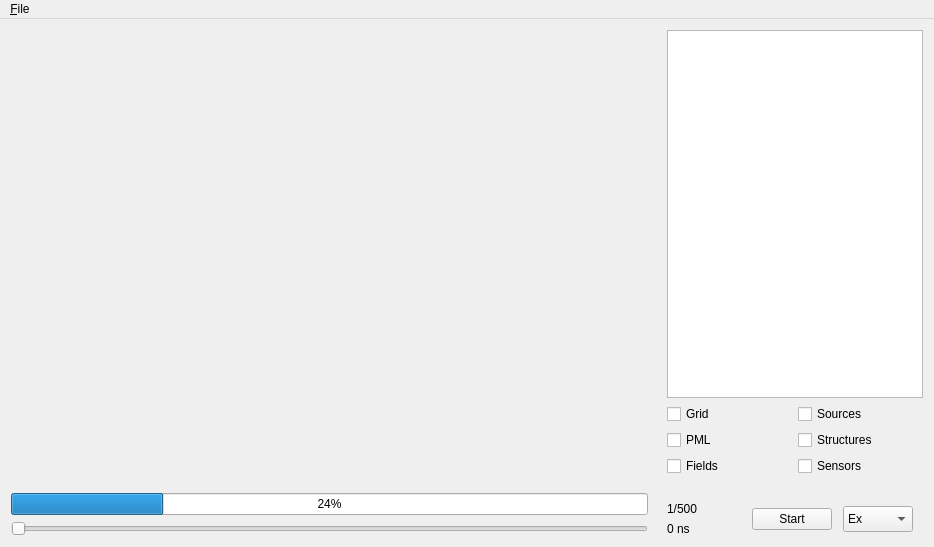
<?xml version="1.0" encoding="UTF-8"?>
<ui version="4.0">
 <class>FDTD</class>
 <widget class="QMainWindow" name="FDTD">
  <property name="geometry">
   <rect>
    <x>0</x>
    <y>0</y>
    <width>934</width>
    <height>547</height>
   </rect>
  </property>
  <property name="windowTitle">
   <string>FDTD</string>
  </property>
  <widget class="QWidget" name="centralWidget">
   <layout class="QHBoxLayout" name="horizontalLayout_4">
    <item>
     <layout class="QHBoxLayout" name="horizontalLayout_3">
      <item>
       <layout class="QVBoxLayout" name="verticalLayout_2">
        <item>
         <widget class="QCustomPlot" name="customPlot" native="true">
          <property name="minimumSize">
           <size>
            <width>200</width>
            <height>100</height>
           </size>
          </property>
         </widget>
        </item>
        <item>
         <widget class="QProgressBar" name="progressBar">
          <property name="value">
           <number>24</number>
          </property>
         </widget>
        </item>
        <item>
         <widget class="QSlider" name="frameSlider">
          <property name="enabled">
           <bool>true</bool>
          </property>
          <property name="orientation">
           <enum>Qt::Horizontal</enum>
          </property>
         </widget>
        </item>
       </layout>
      </item>
      <item>
       <spacer name="horizontalSpacer_3">
        <property name="orientation">
         <enum>Qt::Horizontal</enum>
        </property>
        <property name="sizeType">
         <enum>QSizePolicy::Fixed</enum>
        </property>
        <property name="sizeHint" stdset="0">
         <size>
          <width>13</width>
          <height>20</height>
         </size>
        </property>
       </spacer>
      </item>
      <item>
       <layout class="QVBoxLayout" name="verticalLayout_6">
        <item>
         <layout class="QVBoxLayout" name="verticalLayout_4">
          <item>
           <widget class="QTreeView" name="GridObjects">
            <property name="sizePolicy">
             <sizepolicy hsizetype="Fixed" vsizetype="Expanding">
              <horstretch>0</horstretch>
              <verstretch>0</verstretch>
             </sizepolicy>
            </property>
            <property name="minimumSize">
             <size>
              <width>0</width>
              <height>100</height>
             </size>
            </property>
           </widget>
          </item>
          <item>
           <layout class="QHBoxLayout" name="horizontalLayout_2">
            <item>
             <layout class="QVBoxLayout" name="verticalLayout_3">
              <item>
               <widget class="QCheckBox" name="grid">
                <property name="text">
                 <string>Grid</string>
                </property>
               </widget>
              </item>
              <item>
               <widget class="QCheckBox" name="PML">
                <property name="text">
                 <string>PML</string>
                </property>
               </widget>
              </item>
              <item>
               <widget class="QCheckBox" name="Fields">
                <property name="text">
                 <string>Fields</string>
                </property>
               </widget>
              </item>
             </layout>
            </item>
            <item>
             <layout class="QVBoxLayout" name="verticalLayout">
              <item>
               <widget class="QCheckBox" name="sources">
                <property name="text">
                 <string>Sources</string>
                </property>
               </widget>
              </item>
              <item>
               <widget class="QCheckBox" name="structures">
                <property name="text">
                 <string>Structures</string>
                </property>
               </widget>
              </item>
              <item>
               <widget class="QCheckBox" name="sensors">
                <property name="text">
                 <string>Sensors</string>
                </property>
               </widget>
              </item>
             </layout>
            </item>
           </layout>
          </item>
         </layout>
        </item>
        <item>
         <spacer name="verticalSpacer">
          <property name="orientation">
           <enum>Qt::Vertical</enum>
          </property>
          <property name="sizeType">
           <enum>QSizePolicy::Fixed</enum>
          </property>
          <property name="sizeHint" stdset="0">
           <size>
            <width>20</width>
            <height>20</height>
           </size>
          </property>
         </spacer>
        </item>
        <item>
         <layout class="QHBoxLayout" name="horizontalLayout">
          <item>
           <layout class="QVBoxLayout" name="verticalLayout_5">
            <item>
             <widget class="QLabel" name="Sample">
              <property name="text">
               <string>1/500</string>
              </property>
             </widget>
            </item>
            <item>
             <widget class="QLabel" name="Time">
              <property name="text">
               <string>0 ns</string>
              </property>
             </widget>
            </item>
           </layout>
          </item>
          <item>
           <spacer name="horizontalSpacer">
            <property name="orientation">
             <enum>Qt::Horizontal</enum>
            </property>
            <property name="sizeType">
             <enum>QSizePolicy::Fixed</enum>
            </property>
            <property name="sizeHint" stdset="0">
             <size>
              <width>5</width>
              <height>20</height>
             </size>
            </property>
           </spacer>
          </item>
          <item>
           <widget class="QPushButton" name="start">
            <property name="sizePolicy">
             <sizepolicy hsizetype="Fixed" vsizetype="Fixed">
              <horstretch>0</horstretch>
              <verstretch>0</verstretch>
             </sizepolicy>
            </property>
            <property name="text">
             <string>Start</string>
            </property>
           </widget>
          </item>
          <item>
           <spacer name="horizontalSpacer_2">
            <property name="orientation">
             <enum>Qt::Horizontal</enum>
            </property>
            <property name="sizeType">
             <enum>QSizePolicy::Fixed</enum>
            </property>
            <property name="sizeHint" stdset="0">
             <size>
              <width>5</width>
              <height>20</height>
             </size>
            </property>
           </spacer>
          </item>
          <item>
           <widget class="QComboBox" name="field">
            <property name="sizePolicy">
             <sizepolicy hsizetype="Fixed" vsizetype="Fixed">
              <horstretch>0</horstretch>
              <verstretch>0</verstretch>
             </sizepolicy>
            </property>
            <property name="maximumSize">
             <size>
              <width>70</width>
              <height>26</height>
             </size>
            </property>
            <property name="focusPolicy">
             <enum>Qt::TabFocus</enum>
            </property>
            <item>
             <property name="text">
              <string>Ex</string>
             </property>
            </item>
            <item>
             <property name="text">
              <string>Ey</string>
             </property>
            </item>
            <item>
             <property name="text">
              <string>Hz</string>
             </property>
            </item>
           </widget>
          </item>
          <item>
           <spacer name="horizontalSpacer_4">
            <property name="orientation">
             <enum>Qt::Horizontal</enum>
            </property>
            <property name="sizeType">
             <enum>QSizePolicy::Fixed</enum>
            </property>
            <property name="sizeHint" stdset="0">
             <size>
              <width>10</width>
              <height>20</height>
             </size>
            </property>
           </spacer>
          </item>
         </layout>
        </item>
       </layout>
      </item>
     </layout>
    </item>
   </layout>
  </widget>
  <widget class="QMenuBar" name="menuBar">
   <property name="geometry">
    <rect>
     <x>0</x>
     <y>0</y>
     <width>934</width>
     <height>22</height>
    </rect>
   </property>
   <widget class="QMenu" name="File">
    <property name="title">
     <string>&amp;File</string>
    </property>
    <addaction name="Preferences"/>
    <addaction name="Action_Save_As"/>
    <addaction name="Action_Open"/>
    <addaction name="Action_Export"/>
    <addaction name="action_About"/>
   </widget>
   <addaction name="File"/>
  </widget>
  <action name="Preferences">
   <property name="text">
    <string>Preferences</string>
   </property>
  </action>
  <action name="Action_Save_As">
   <property name="text">
    <string>Save As...</string>
   </property>
   <property name="shortcut">
    <string>Ctrl+S</string>
   </property>
  </action>
  <action name="Action_Open">
   <property name="text">
    <string>Open...</string>
   </property>
   <property name="shortcut">
    <string>Ctrl+O</string>
   </property>
  </action>
  <action name="Action_Export">
   <property name="text">
    <string>Export</string>
   </property>
   <property name="shortcut">
    <string>Ctrl+E</string>
   </property>
  </action>
  <action name="action_About">
   <property name="text">
    <string>About</string>
   </property>
  </action>
 </widget>
 <layoutdefault spacing="6" margin="11"/>
 <customwidgets>
  <customwidget>
   <class>QCustomPlot</class>
   <extends>QWidget</extends>
   <header>qcustomplot.h</header>
   <container>1</container>
  </customwidget>
 </customwidgets>
 <resources/>
 <connections/>
</ui>
